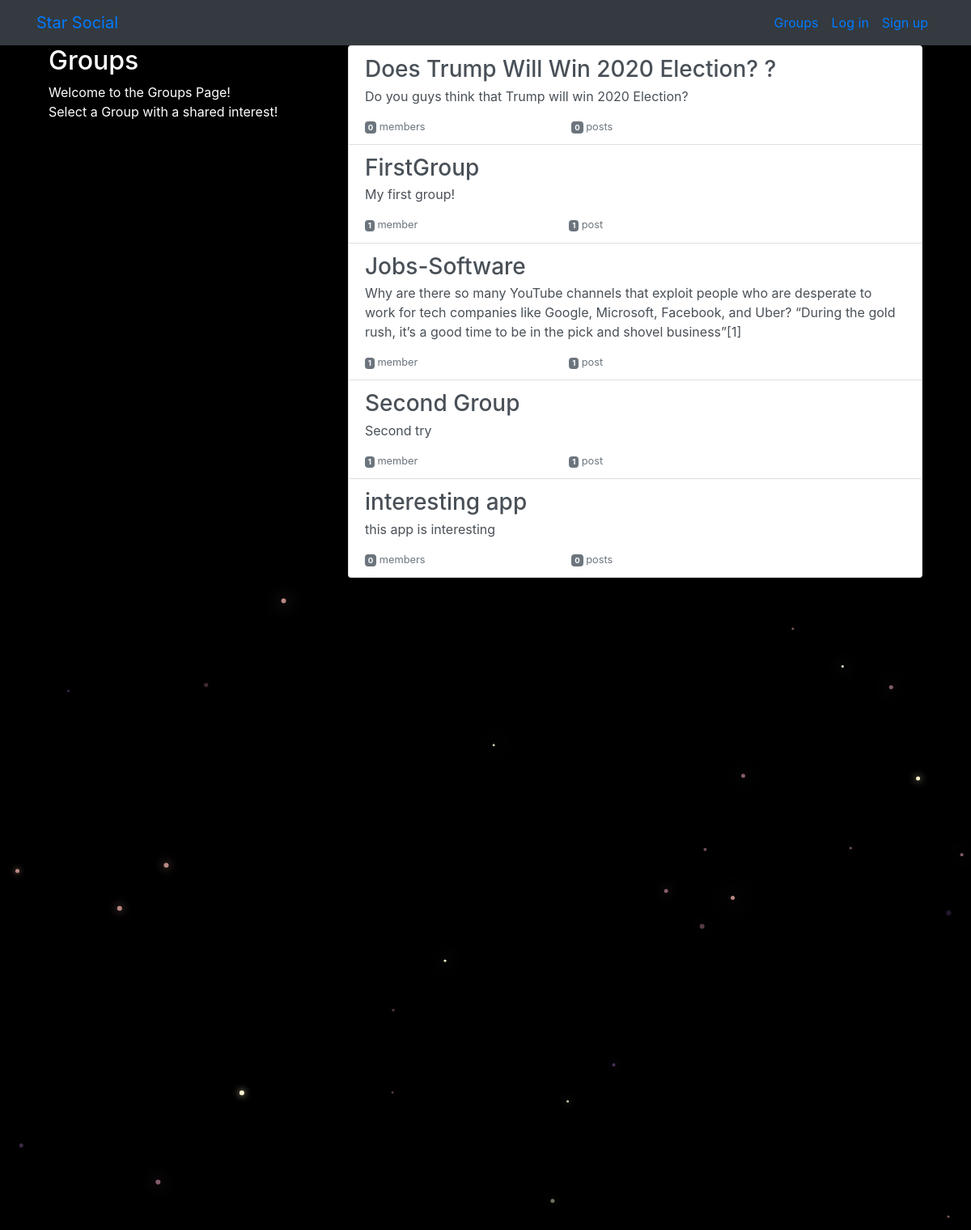
The app's page /groups/ with its own data.
### groups/models.py (models this page shows, shortened)
class Group(models.Model):
    name = models.CharField(max_length=255, unique=True)
    slug = models.SlugField(allow_unicode=True, unique=True)
    description = models.TextField(blank=True, default='')
    description_html = models.TextField(editable=False, default='', blank=True)
    members = models.ManyToManyField(User,through="GroupMember")
    class Meta:
        ordering = ["name"]

### groups/views.py (the view)
# urls.py: path('', views.ListGroups.as_view(), name="all"),
class ListGroups(generic.ListView):
    model = Group

### groups/templates/groups/group_list.html (shortened to what this page needs)
{% extends "groups/group_base.html" %}
{% block pregroup %}
<div class="col-md-4">
	<div class="content">
			<h2>Groups</h2>
			<p>Welcome to the Groups Page! <br>Select a Group with a shared interest!</p>
	</div>
</div>
{% endblock %}
{% block group_content %}
<div class="col-md-8">
	<div class="list-group">
		{% for group in object_list %}
		<a href="{% url 'groups:single' slug=group.slug %}"
		class="list-group-item list-group-item-action flex-column align-items-start">
			<h3 class="mb-1">{{ group.name }}</h3>
			<p class="mb-1">{{ group.description_html|safe }}</p>
			<div class="d-flex w-40 justify-content-between">
				<small class="text-muted"><span class="badge badge-secondary">
					{{ group.members.count }}</span> member{{ group.members.count|pluralize }}</small>
				<small class="text-muted"><span class="badge badge-secondary">
					{{ group.posts.count }}</span> post{{ group.posts.count|pluralize }}</small>
			</div>
		</a>
		{% endfor %}
	</div>
</div>
{% endblock %}

### static/simplesocial/css/master.css (style rules this page uses)
body { margin: 0; overflow: hidden; background-color: black; color:white; }

### records on screen
Group: name "Does Trump Will Win 2020 Election? ?", description_html "Do you guys think that Trump will win 2020 Election?", members.count "0", posts.count "0"
Group: name "FirstGroup", description_html "My first group!", members.count "1", posts.count "1"
Group: name "Jobs-Software", description_html "Why are there so many YouTube channels that exploit people who are desperate to work for tech companies like Google, Microsoft, Facebook, and Uber? “During the gold rush, it’s a good time to be in the pick and shovel business”[1]", members.count "1", posts.count "1"
Group: name "Second Group", description_html "Second try", members.count "1", posts.count "1"
Group: name "interesting app", description_html "this app is interesting", members.count "0", posts.count "0"
